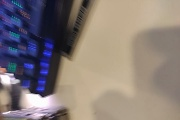
#> input picture Python/Examples/OpenCV/Data0/0.jpg, 180 x 120 px, given in place of the camera
$ python objectDetection.py
#> lines starting #> are read from the running program, lines starting #| are printed output that depends on the picture; after the words box and inside, x2 and y2 are one past the last pixel; in counts of white or black regions, pixels touching at a corner belong together
import cv2 as cv
from numpy import empty

path = r'Examples\OpenCV\classifier\cascade.xml' #path to cascade classifier
cameraNo = 1
objectName = 'Target'
frameWidth = 1920
frameHeight = 1080
color = (0, 0 , 255)

cap = cv.VideoCapture(cameraNo)
cap.set(3, frameWidth)
cap.set(4, frameHeight)

#Trackbars
cv.namedWindow("Result")
cv.resizeWindow("Result", 10, 10)
cv.createTrackbar("Scale", "Result", 400, 1000, empty)
cv.createTrackbar("Neighbor", "Result", 8, 20,empty)
cv.createTrackbar("Min Area", "Result", 0, 200,empty)
cv.createTrackbar("Max Area", "Result", 100, 200,empty)
cv.createTrackbar("Brightness", "Result", 180, 255,empty)


cascade = cv.CascadeClassifier(path)

while True:
    cameraBrightness = cv.getTrackbarPos("Brightness", "Result")
    cap.set(10, cameraBrightness)
    success, img = cap.read()
#> img is the input picture: shape (120, 180, 3); mean B, G, R 119.8, 123.1, 133.7
    gray = cv.cvtColor(img, cv.COLOR_BGR2GRAY)
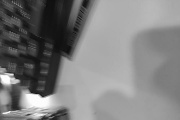
#> gray: shape (120, 180); min 12, max 255, mean 125.9
    blur = cv.GaussianBlur(gray, (7,7), cv.BORDER_DEFAULT)
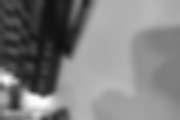
#> blur: shape (120, 180); min 17, max 252, mean 126
    scaleVal = 2 + (cv.getTrackbarPos("Scale", "Result") / 1000)
    neighbor = cv.getTrackbarPos("Neighbor", "Result")
    minArea = cv.getTrackbarPos("Min Area", "Result")
    maxArea = cv.getTrackbarPos("Max Area", "Result")
    objects = cascade.detectMultiScale(blur, scaleVal, neighbor,0,(minArea,minArea), (maxArea,maxArea))
#> objects = [[123, 30, 24, 24]]
    for (x,y,w,h) in objects:
        cv.rectangle(img,(x,y),(x+w,y+h), color, 2)
        cv.putText(img, objectName, (x,y-5), cv.FONT_HERSHEY_COMPLEX_SMALL,1,color,2)
        roi_color = img[y:y+h, x:x+w]
#> this loop made 1 pass
#> pass 1, `roi_color = img[y:y+h, x:x+w]`:
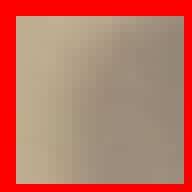
#> roi_color: shape (24, 24, 3) (shown 8 times larger); mean B, G, R 99.5, 116.2, 188.8
#> after the loop:
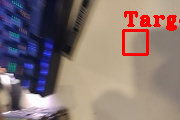
#> img: shape (120, 180, 3); 3.4% of pixels changed, all inside (x1, y1, x2, y2) = (122, 11, 180, 56)


    cv.imshow("Result", img)

    if cv.waitKey(1) & 0xFF == ord('d'): #press d to stop video read
#> (key Esc is pressed here)
        break

$ run again, on Python/Examples/OpenCV/Data0/1.jpg
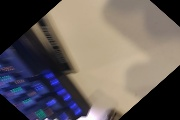
#> input picture Python/Examples/OpenCV/Data0/1.jpg, 180 x 120 px, given in place of the camera
#> img is the input picture: shape (120, 180, 3); mean B, G, R 92.4, 95.3, 103.5
#> `gray = cv.cvtColor(img, cv.COLOR_BGR2GRAY)`:
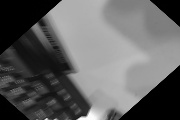
#> gray: shape (120, 180); min 0, max 255, mean 97.4
#> `blur = cv.GaussianBlur(gray, (7,7), cv.BORDER_DEFAULT)`:
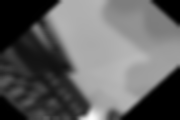
#> blur: shape (120, 180); min 0, max 251, mean 97.4
#> objects = ()

$ run again, on Python/Examples/OpenCV/Data0/10.jpg
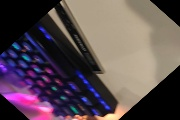
#> input picture Python/Examples/OpenCV/Data0/10.jpg, 180 x 120 px, given in place of the camera
#> img is the input picture: shape (120, 180, 3); mean B, G, R 81.8, 76.5, 91.4
#> `blur = cv.GaussianBlur(gray, (7,7), cv.BORDER_DEFAULT)`:
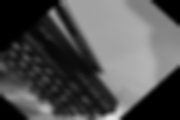
#> blur: shape (120, 180); min 0, max 230, mean 81.6
#> objects = [[38, 32, 58, 58]]
#> the loop `for (x,y,w,h) in objects:` made 1 pass
#> after the loop `for (x,y,w,h) in objects:`:
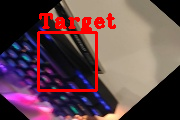
#> img: shape (120, 180, 3); 6.05% of pixels changed, all inside (x1, y1, x2, y2) = (37, 13, 116, 92)

$ run again, on Python/Examples/OpenCV/Data0/11.jpg
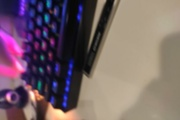
#> input picture Python/Examples/OpenCV/Data0/11.jpg, 180 x 120 px, given in place of the camera
#> img is the input picture: shape (120, 180, 3); mean B, G, R 104.2, 98.8, 118.3
#> `blur = cv.GaussianBlur(gray, (7,7), cv.BORDER_DEFAULT)`:
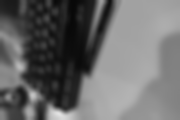
#> blur: shape (120, 180); min 8, max 226, mean 105.3
#> objects = [[152, 34, 24, 24], [39, 7, 58, 58]]
#> the loop `for (x,y,w,h) in objects:` made 2 passes
#> after the loop `for (x,y,w,h) in objects:`:
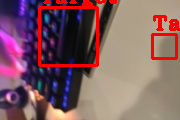
#> img: shape (120, 180, 3); 6.51% of pixels changed, all inside (x1, y1, x2, y2) = (38, 0, 180, 67)
